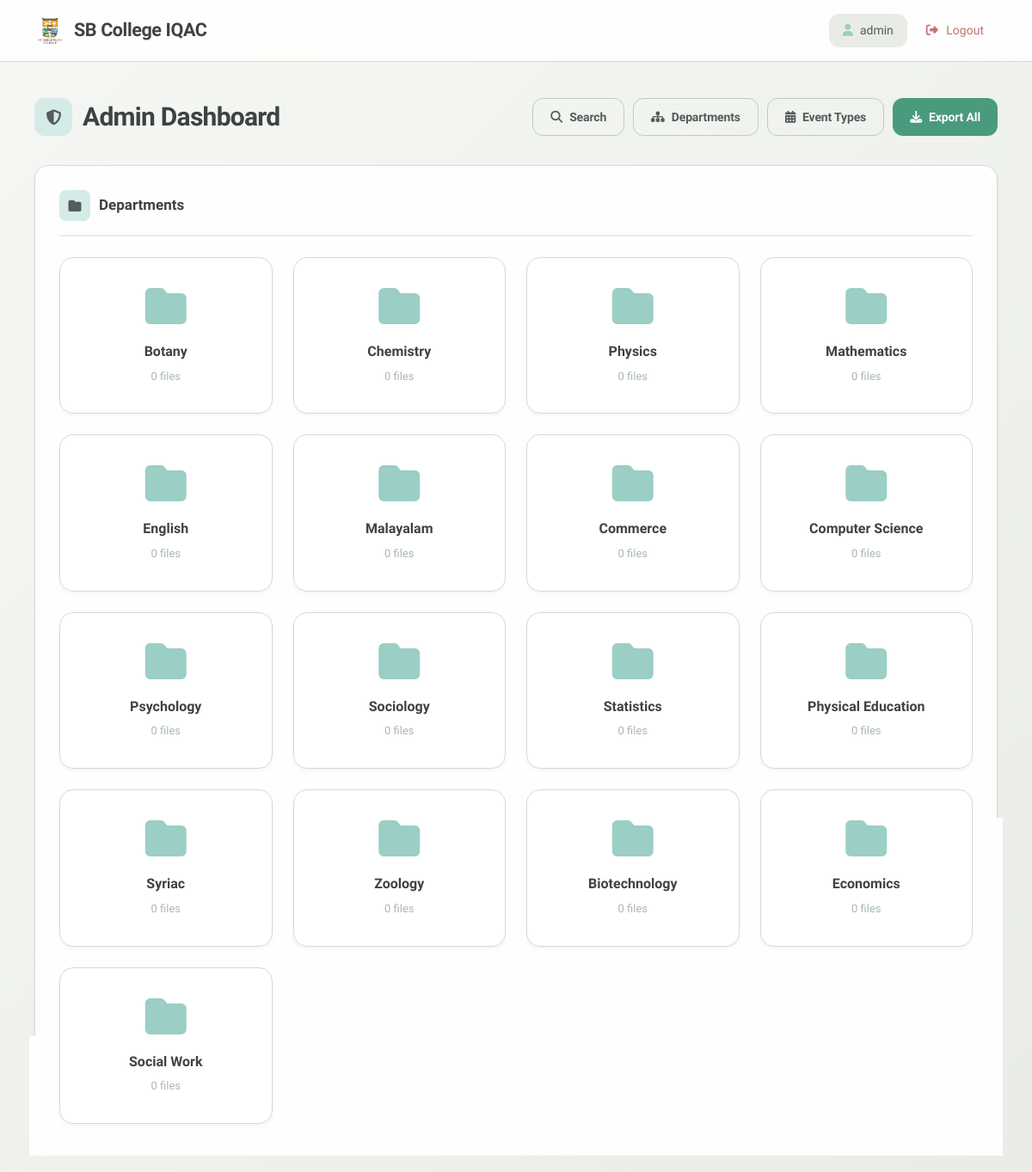
The app's page /admin/dashboard (signed in) with its own data.
### app.py (models this page shows, shortened)
class User(UserMixin, db.Model):
    id = db.Column(db.Integer, primary_key=True)
    username = db.Column(db.String(150), unique=True, nullable=False)
    password_hash = db.Column(db.String(200), nullable=False)
    role = db.Column(db.String(20), nullable=False)  # 'student', 'sub-admin', 'admin'
    department_id = db.Column(db.Integer, db.ForeignKey('department.id'), nullable=True) # Admin might not have a dept or default

class Department(db.Model):
    id = db.Column(db.Integer, primary_key=True)
    name = db.Column(db.String(100), unique=True, nullable=False)
    users = db.relationship('User', backref='department', lazy=True)
    submissions = db.relationship('Submission', backref='department', lazy=True)

### app.py (the view)
@app.route('/admin/dashboard')
@login_required
def admin_dashboard():
    if current_user.role != 'admin':
        return redirect(url_for('index'))
    departments = Department.query.all()
    return render_template('admin.html', departments=departments)

### app.py (called while the page is built)
@login_manager.user_loader
def load_user(user_id):
    return User.query.get(int(user_id))

### templates/admin.html (shortened to what this page needs)
{% extends "base.html" %}
{% block content %}
<div class="page-header">
    <h1><i class="fas fa-shield-alt"></i> Admin Dashboard</h1>
    <div class="header-actions">
        <a href="{{ url_for('admin_search') }}" class="btn btn-outline">
            <i class="fas fa-search"></i> Search
        </a>
        <a href="{{ url_for('manage_departments') }}" class="btn btn-outline">
            <i class="fas fa-sitemap"></i> Departments
        </a>
        <a href="{{ url_for('manage_event_types') }}" class="btn btn-outline">
            <i class="fas fa-calendar-alt"></i> Event Types
        </a>
        <a href="{{ url_for('export_data') }}" class="btn btn-success">
            <i class="fas fa-download"></i> Export All
        </a>
    </div>
</div>
<div class="card">
    <div class="section-title">
        <i class="fas fa-folder"></i>
        <h3>Departments</h3>
    </div>
    {% if departments %}
    <div class="grid grid-3">
        {% for dept in departments %}
        <div class="card folder-card" onclick="location.href='{{ url_for('dept_gallery', dept_id=dept.id) }}'"
            style="margin-bottom: 0;">
            <i class="fas fa-folder folder-icon"></i>
            <h3>{{ dept.name }}</h3>
            <p>{{ dept.submissions|selectattr('status', 'equalto', 'approved')|list|length }} files</p>
        </div>
        {% endfor %}
    </div>
    {% endif %}
</div>
{% endblock %}

### templates/base.html (shortened to what this page needs)
<!DOCTYPE html>
<html lang="en">
<head>
    <link rel="stylesheet" href="https://cdnjs.cloudflare.com/ajax/libs/font-awesome/6.4.0/css/all.min.css">
    <link rel="stylesheet" href="{{ url_for('static', filename='css/style.css') }}">
</head>
<body>
    <nav class="navbar">
        <a href="{{ url_for('index') }}" class="nav-brand">
            <img src="{{ url_for('static', filename='logo.png') }}" alt="Logo"
                style="width: 36px; height: 36px; object-fit: contain;"> SB College IQAC
        </a>
        <div class="nav-links">
            {% if current_user.is_authenticated %}
            <span class="nav-user">
                <i class="fas fa-user"></i> {{ current_user.username }}
            </span>
            <a href="{{ url_for('logout') }}" style="color: var(--accent-danger);"><i class="fas fa-sign-out-alt"></i>
                Logout</a>
            {% endif %}
        </div>
    </nav>
    <div class="main-container">
        {% block content %}{% endblock %}
    </div>
</body>
</html>

### records on screen
User: username "admin"
Department: name "Botany", submissions|selectattr "0"
Department: name "Chemistry", submissions|selectattr "0"
Department: name "Physics", submissions|selectattr "0"
Department: name "Mathematics", submissions|selectattr "0"
Department: name "English", submissions|selectattr "0"
Department: name "Malayalam", submissions|selectattr "0"
Department: name "Commerce", submissions|selectattr "0"
Department: name "Computer Science", submissions|selectattr "0"
Department: name "Psychology", submissions|selectattr "0"
Department: name "Sociology", submissions|selectattr "0"
Department: name "Statistics", submissions|selectattr "0"
Department: name "Physical Education", submissions|selectattr "0"
Department: name "Syriac", submissions|selectattr "0"
Department: name "Zoology", submissions|selectattr "0"
Department: name "Biotechnology", submissions|selectattr "0"
Department: name "Economics", submissions|selectattr "0"
Department: name "Social Work", submissions|selectattr "0"
